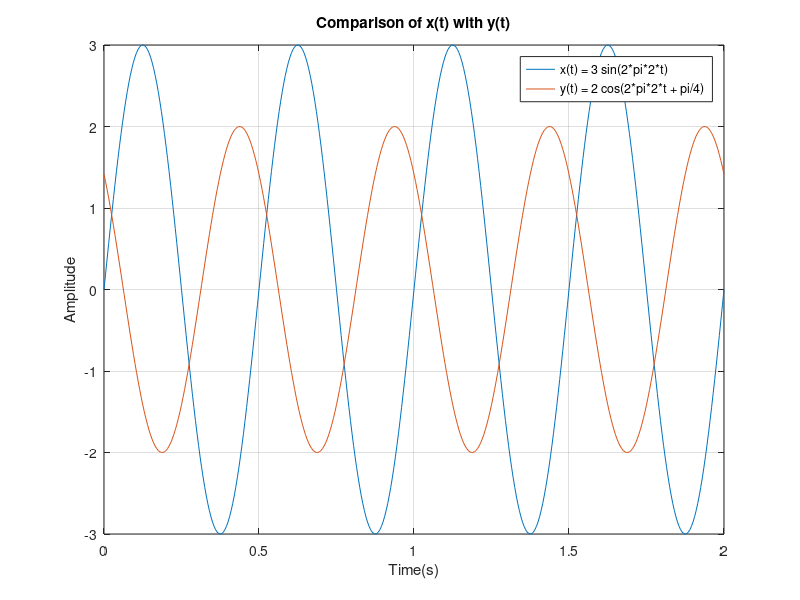
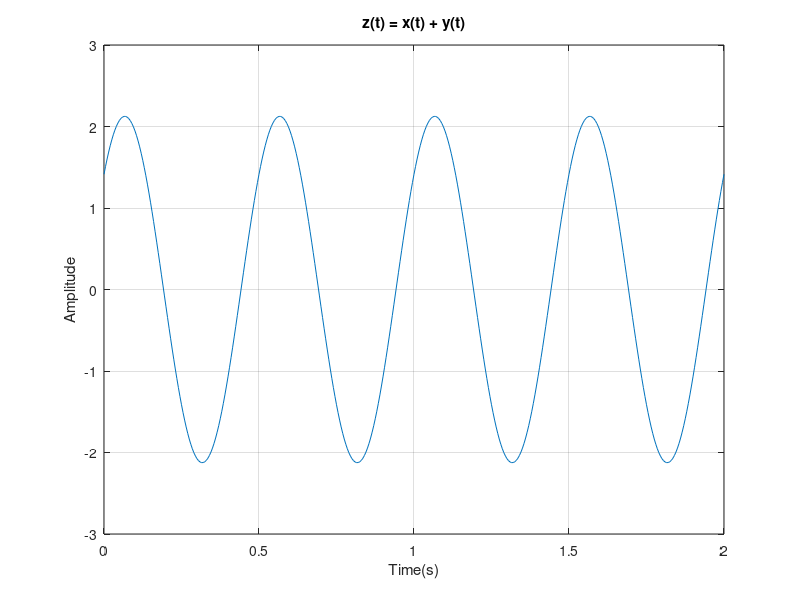

MATLAB code to generate these figures, in order:
clear
clc
close all

t = 0:0.005:2;
x = 3*sin(2*pi*2*t);
y = 2*cos(2*pi*2*t + pi/4);
z = x + y;

figure
plot(t,x)
hold on
plot(t,y)
grid on
xlabel("Time(s)")
ylabel("Amplitude")
title("Comparison of x(t) with y(t)")
legend("x(t) = 3 sin(2*pi*2*t)","y(t) = 2 cos(2*pi*2*t + pi/4)")
hold off

figure
plot(t,z)
grid on
xlabel("Time(s)")
ylabel("Amplitude")
title("z(t) = x(t) + y(t)")
